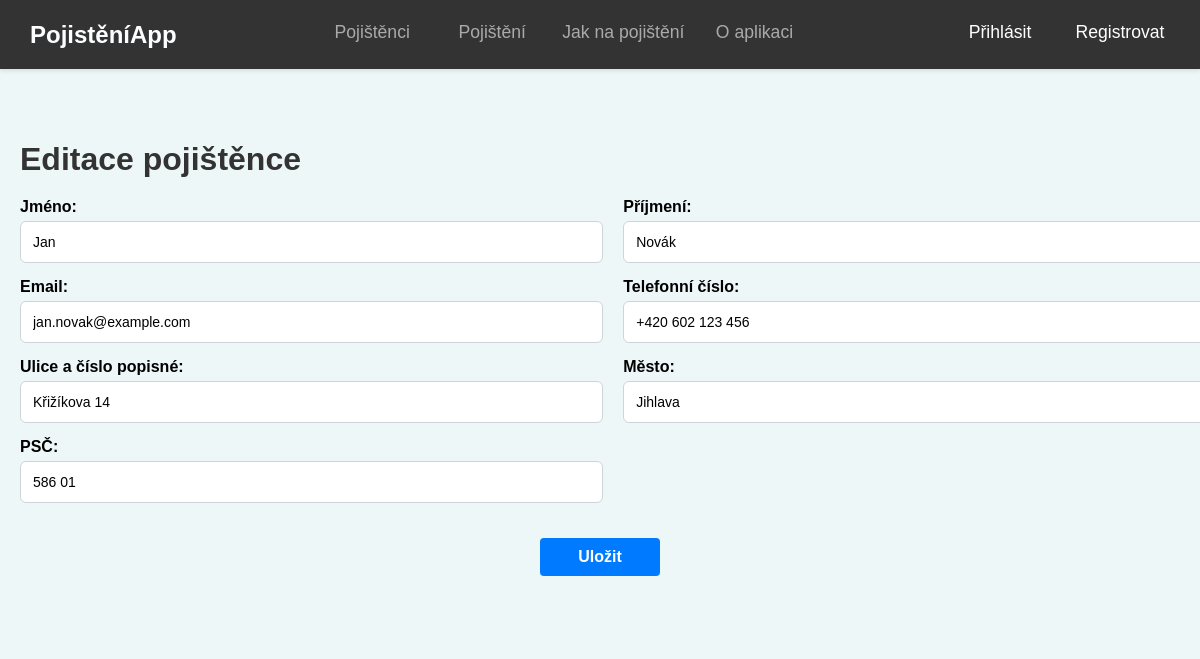
/pojisteni/pojistenec/2/editovat/, run on the app's committed database.
### insurance/models.py (models this page shows, shortened)
class InsuredPerson(models.Model):
    first_name = models.CharField("Jméno", max_length=100)
    last_name = models.CharField("Příjmení", max_length=100)
    email = models.EmailField("Email")
    phone_number = models.CharField("Telefonní číslo", max_length=16)
    street_address = models.CharField("Ulice a číslo popisné", max_length=255)
    city = models.CharField("Město", max_length=100)
    postal_code = models.CharField("PSČ", max_length=10)
    class Meta:
        verbose_name = "Pojištěná osoba"
        verbose_name_plural = "Pojištěné osoby"

### insurance/views.py (the view)
# urls.py: path('pojistenec/<int:id>/editovat/', views.edit_insured, name='edit_insured'),  # Editace pojištěnce
def edit_insured(request, id):
    insured_person = get_object_or_404(InsuredPerson, id=id)
    if request.method == 'POST':
        form = InsuredPersonForm(request.POST, instance=insured_person)
        if form.is_valid():
            form.save()
            return redirect('insured_detail', id=id)
    else:
        form = InsuredPersonForm(instance=insured_person)
    return render(request, 'insurance/insured_form.html', {'form': form})

### insurance/templates/insurance/insured_form.html (shortened to what this page needs)
{% extends 'insurance/base.html' %}
{% block content %}
    <div class="container">
        <h1>
            {% if form.instance.id %}
                Editace pojištěnce
            {% else %}
                Nový pojištěnec
            {% endif %}
        </h1>
        <form method="post" class="form-horizontal">
            <div class="form-row">
                <div class="form-group col-md-6">
                    {{ form.first_name.label_tag }}
                    {{ form.first_name }}
                </div>
                <div class="form-group col-md-6">
                    {{ form.last_name.label_tag }}
                    {{ form.last_name }}
                </div>
            </div>
            <div class="form-row">
                <div class="form-group col-md-6">
                    {{ form.email.label_tag }}
                    {{ form.email }}
                </div>
                <div class="form-group col-md-6">
                    {{ form.phone_number.label_tag }}
                    {{ form.phone_number }}
                </div>
            </div>
            <div class="form-row">
                <div class="form-group col-md-6">
                    {{ form.street_address.label_tag }}
                    {{ form.street_address }}
                </div>
                <div class="form-group col-md-6">
                    {{ form.city.label_tag }}
                    {{ form.city }}
                </div>
            </div>
            <div class="form-row">
                <div class="form-group col-md-6">
                    {{ form.postal_code.label_tag }}
                    {{ form.postal_code }}
                </div>
            </div>
            <div class="form-row">
                <button type="submit" class="btn btn-primary btn-save">Uložit</button>
            </div>
        </form>
    </div>
{% endblock %}

### insurance/static/css/style.css (style rules this page uses)
body { font-family: Arial, sans-serif; margin: 0; padding: 0; background-color: #edf7f8; }
.container { max-width: 1200px; margin: 80px auto 20px auto; padding: 20px; background-color: #edf7f8; border-radius: 8px; }
h1 { font-size: 2em; color: #333; margin-bottom: 20px; }
.btn { font-size: 14px; padding: 10px 20px; margin: 5px; border-radius: 5px; border: none; cursor: pointer; }
.btn-primary { background-color: #007bff; color: white; }
.form-horizontal { display: flex; flex-wrap: wrap; justify-content: space-between; }
.form-row { width: 100%; display: flex; justify-content: space-between; margin-bottom: 15px; }
.form-group { flex: 0 0 48%; max-width: 48%; }
.form-group label { display: block; margin-bottom: 5px; font-weight: bold; }
.form-group input { width: 100%; padding: 12px; font-size: 14px; border: 1px solid #ced4da; border-radius: 6px; }
.btn-save { width: 120px; padding: 10px; font-size: 16px; font-weight: bold; text-align: center; background-color: #007bff; color: white; border: none; border-radius: 4px; cursor: pointer; margin-top: 20px; margin: 20px auto; display: block; }

### data on the page
InsuredPerson: first_name "Jan", last_name "Novák", email "jan.novak@example.com", phone_number "+420 602 123 456", street_address "Křižíkova 14", city "Jihlava", postal_code "586 01"
